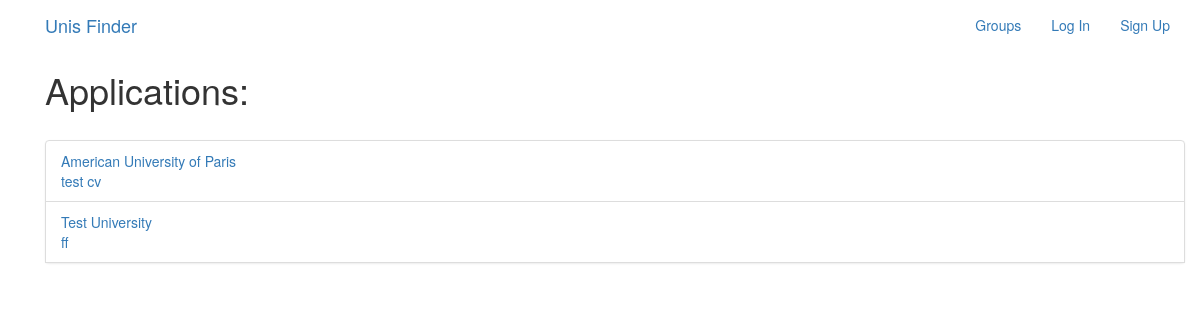
The page /applications on the database as committed earlier.
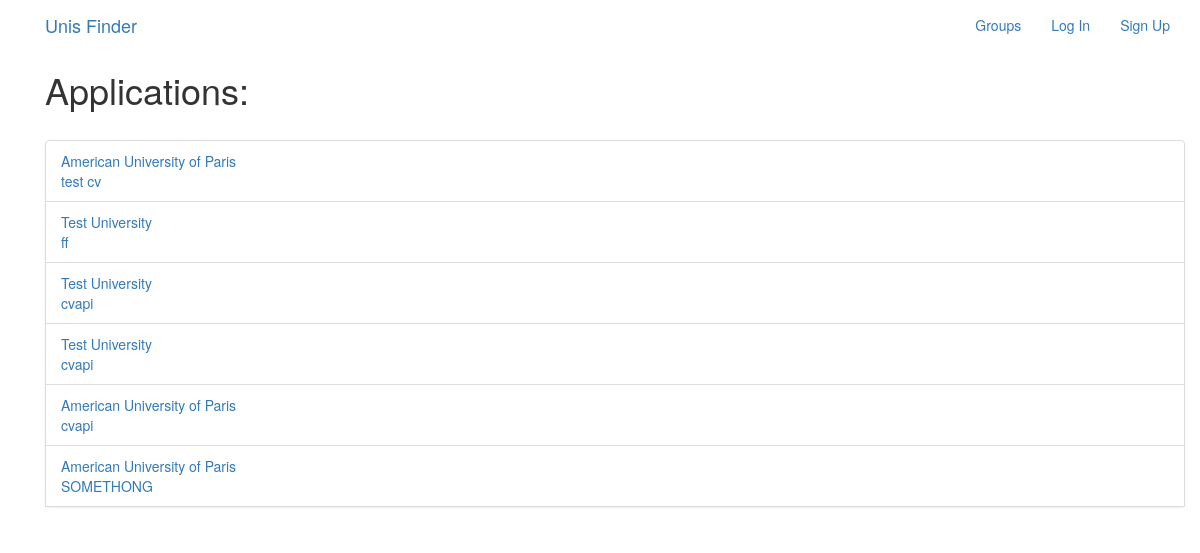
The same page on the database as committed later.
### accounts/models.py (models this page shows, shortened)
class Application(models.Model):
    uni = models.ForeignKey(University, on_delete=models.CASCADE)
    motivation = models.CharField(max_length=120)  #file
    cv = models.CharField(max_length=120)
    def get_absolute_url(self):
        return reverse("application-detail", args=[str(self.id)])

class University(models.Model):
    user = models.OneToOneField(User, null=True, blank=True, on_delete=models.CASCADE)
    profile_picture = models.ImageField(null=True, blank=True)
    website = models.CharField(max_length=120)
    name = models.CharField(max_length=120, null=True)
    phone = models.CharField(max_length=120, null=True)
    location = models.CharField(max_length=120, null=True)
    about = models.TextField(max_length=256, null=True)
    def __str__(self):
        if self.name==None:
            return "ERROR-UNIVERSITY NAME IS NULL"
        return self.name

### simplesocial/views.py (the view)
# urls.py: path('applications', views.ApplicationListView.as_view(), name='application-list'),
class ApplicationListView(ListView):
    model = Application
    paginate_by = 100  # if pagination is desired
    template_name = 'application_list.html'
    def get_context_data(self, **kwargs):
        context = super().get_context_data(**kwargs)
        context['now'] = timezone.now()
        return context

### templates/application_list.html
{% extends "base.html" %}
{% block content %}
<div class="container">
  <h1>Applications: </h1><br>
  <ul class="list-group">
    {% for app in object_list %}
      <li class="list-group-item" ><a href="{{ app.get_absolute_url }}">{{ app.uni}} <br> {{ app.cv }} </li>
    {% empty %}
      <li class="list-group-item">No Applications yet.</li>
    {% endfor %}
  </ul>
</div>
{% endblock %}

### templates/base.html (shortened to what this page needs)
<!DOCTYPE html>
{% load static %}
<html lang="en" dir="ltr">
  <head>
    <link rel="stylesheet" href="https://maxcdn.bootstrapcdn.com/bootstrap/3.3.7/css/bootstrap.min.css">
   <link rel="stylesheet" href="https://maxcdn.bootstrapcdn.com/bootstrap/3.3.7/css/bootstrap-theme.min.css">
   {% block css %}
   <link rel="stylesheet" href="{% static 'css/master.css'%}">
   {% endblock %}
  </head>
  <body>
    <nav  calss='navbar mynav' role='navigation' id='navbar'>
      <div class="container">
        <a class='navbar-brand mynav' href="{% url 'home' %}">Unis Finder</a>
        <ul class='nav navbar-nav navbar-right'>
          {% if user.is_authenticated %}
            <li> <a href="#">Post</a></li>
            <li> <a href="#">Groups</a></li>
            <li> <a href="#">Create Group</a></li>
            <li> <a href="{% url 'admin:index' %}">Admin</a></li>
            <li> <a href="{% url 'profile' %}">Profile</a></li>
            <li> <a href="{% url 'accounts:logout' %}">Log Out</a></li>
          {% else %}
            <li> <a href="#">Groups</a></li>
            <li> <a href="{% url 'accounts:login'%}">Log In</a></li>
            <li> <a href="{% url 'accounts:signup'%}">Sign Up</a></li>
          {% endif %}
        </ul>
      </div>
    </nav>
    <div class="container mycontent">
    {% block content %}
    {% endblock %}
    </div>
  </body>
</html>

Rows that differ between the two databases and show on the page:
added Application: uni "Test University", cv "cvapi"
added Application: uni "Test University", cv "cvapi"
added Application: uni "American University of Paris", cv "cvapi"
added Application: uni "American University of Paris", cv "SOMETHONG"
